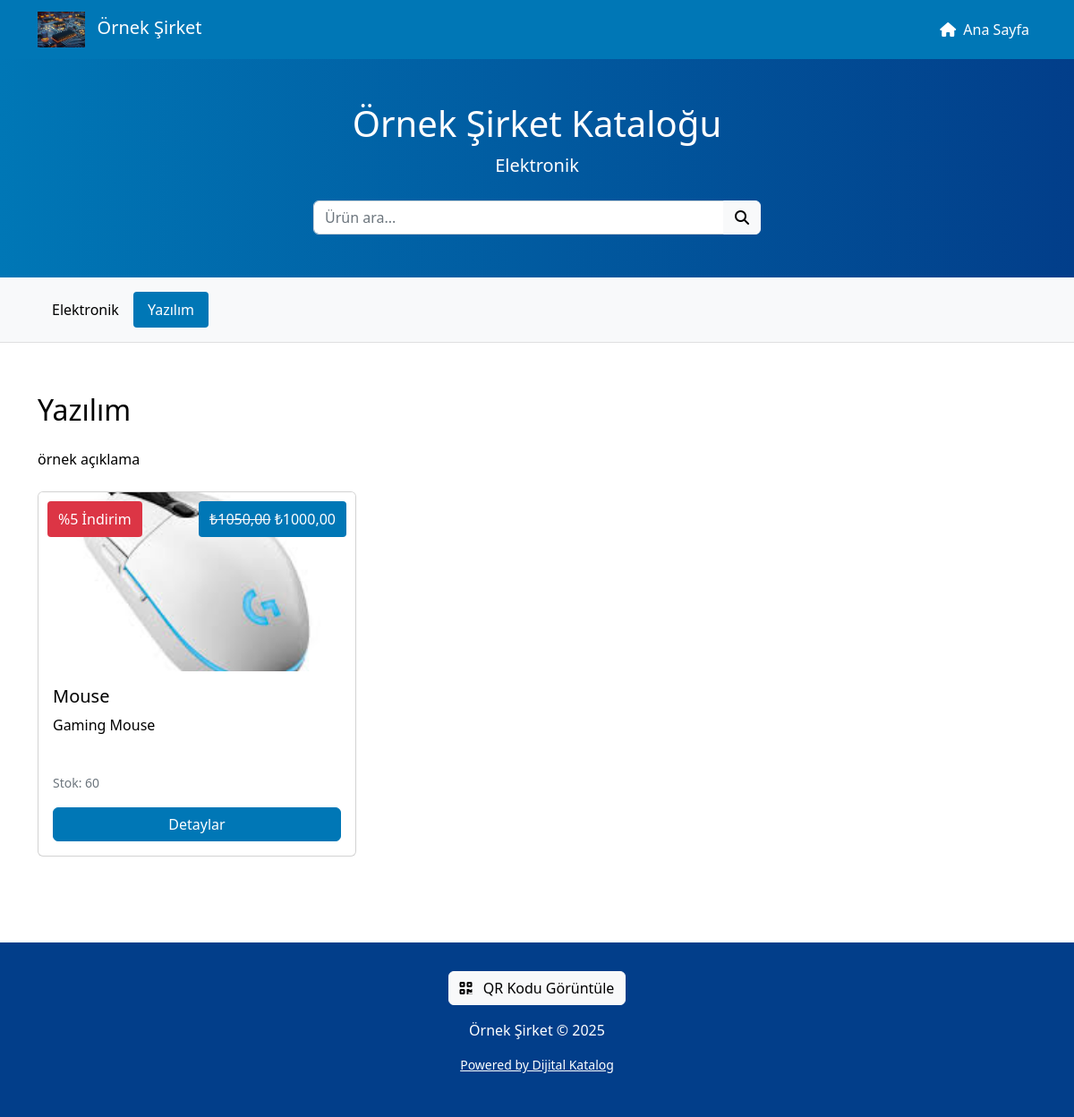
Page /catalog/ornek-sirket/?category=1 on the committed database.
### catalog/models.py (models this page shows, shortened)
class Company(models.Model):
    user = models.OneToOneField(User, on_delete=models.CASCADE, related_name="company", verbose_name="Kullanıcı")
    name = models.CharField(max_length=200, verbose_name="Firma Adı")
    sector = models.ForeignKey(Sector, on_delete=models.SET_NULL, null=True, related_name="companies", verbose_name="Sektör")
    logo = models.ImageField(upload_to="logos/", blank=True, null=True, verbose_name="Logo")
    slug = models.SlugField(unique=True, blank=True, verbose_name="Slug")
    phone = models.CharField(max_length=20, blank=True, verbose_name="Telefon")
    address = models.TextField(blank=True, verbose_name="Adres")
    description = models.TextField(blank=True, verbose_name="Açıklama")
    website = models.URLField(blank=True, verbose_name="Web Sitesi")
    primary_color = ColorField(default="#0077b6", verbose_name="Ana Renk")
    secondary_color = ColorField(default="#023e8a", verbose_name="İkincil Renk")
    text_color = ColorField(default="#000000", verbose_name="Metin Rengi")
    qr_code = models.ImageField(upload_to="qrcodes/", blank=True, null=True, verbose_name="QR Kod")
    created_at = models.DateTimeField(auto_now_add=True, verbose_name="Oluşturulma Tarihi")
    updated_at = models.DateTimeField(auto_now=True, verbose_name="Güncellenme Tarihi")
    class Meta:
        verbose_name = "Firma"
        verbose_name_plural = "Firmalar"

class Sector(models.Model):
    name = models.CharField(max_length=100, verbose_name="Sektör Adı")
    class Meta:
        verbose_name = "Sektör"
        verbose_name_plural = "Sektörler"

class Category(models.Model):
    company = models.ForeignKey(Company, on_delete=models.CASCADE, related_name="categories", verbose_name="Firma")
    name = models.CharField(max_length=100, verbose_name="Kategori Adı")
    description = models.TextField(blank=True, verbose_name="Açıklama")
    image = models.ImageField(upload_to="categories/", blank=True, null=True, verbose_name="Resim")
    order = models.PositiveIntegerField(default=0, verbose_name="Sıralama")
    class Meta:
        verbose_name = "Kategori"
        verbose_name_plural = "Kategoriler"
        ordering = ["order", "name"]

class Product(models.Model):
    category = models.ForeignKey(Category, on_delete=models.CASCADE, related_name="products", verbose_name="Kategori")
    name = models.CharField(max_length=200, verbose_name="Ürün Adı")
    description = models.TextField(blank=True, verbose_name="Açıklama")
    price = models.DecimalField(max_digits=10, decimal_places=2, blank=True, null=True, verbose_name="Fiyat")
    show_price = models.BooleanField(default=True, verbose_name="Fiyat Göster")
    discount_price = models.DecimalField(max_digits=10, decimal_places=2, blank=True, null=True, verbose_name="İndirimli Fiyat")
    stock = models.PositiveIntegerField(default=0, blank=True, null=True, verbose_name="Stok")
    show_stock = models.BooleanField(default=False, verbose_name="Stok Göster")
    order = models.PositiveIntegerField(default=0, verbose_name="Sıralama")
    featured = models.BooleanField(default=False, verbose_name="Öne Çıkan")
    created_at = models.DateTimeField(auto_now_add=True, verbose_name="Oluşturulma Tarihi")
    updated_at = models.DateTimeField(auto_now=True, verbose_name="Güncellenme Tarihi")
    class Meta:
        verbose_name = "Ürün"
        verbose_name_plural = "Ürünler"
        ordering = ["order", "name"]

class ProductImage(models.Model):
    product = models.ForeignKey(Product, on_delete=models.CASCADE, related_name="images", verbose_name="Ürün")
    image = models.ImageField(upload_to="products/", verbose_name="Resim")
    is_primary = models.BooleanField(default=False, verbose_name="Ana Resim")
    order = models.PositiveIntegerField(default=0, verbose_name="Sıralama")
    class Meta:
        verbose_name = "Ürün Resmi"
        verbose_name_plural = "Ürün Resimleri"
        ordering = ["order"]

### catalog/views.py (the view, shortened to what this page needs)
# urls.py: path('catalog/<slug:slug>/', views.company_catalog_view, name='company_catalog'),
def company_catalog_view(request, slug):
    company = get_object_or_404(Company, slug=slug)
    categories = company.categories.all()
    if hasattr(request, 'visitor'):
        track_catalog_visit(company, request.visitor)
    selected_category = request.GET.get('category', None)
    if selected_category:
        category = get_object_or_404(Category, id=selected_category, company=company)
        products = category.products.all()
        if hasattr(request, 'visitor'):
            track_category_view(category, request.visitor)
    context = {
        'company': company,
        'categories': categories,
        'selected_category': category,
        'products': products,
    }
    return render(request, 'catalog/company_catalog.html', context)

### catalog/templatetags/catalog_extras.py (called while the page is built)
@register.filter
def subtract(value, arg):
    try:
        return float(value) - float(arg)
    except (ValueError, TypeError):
        return 0

@register.filter
def absolute(value):
    try:
        return abs(float(value))
    except (ValueError, TypeError):
        return 0

@register.filter
def divide(value, arg):
    try:
        return float(value) / float(arg)
    except (ValueError, TypeError, ZeroDivisionError):
        return 0

@register.filter
def multiply(value, arg):
    try:
        return float(value) * float(arg)
    except (ValueError, TypeError):
        return 0

@register.filter
def float_val(value):
    try:
        return float(value)
    except (ValueError, TypeError):
        return 0

### catalog/utils.py (called while the page is built)
def track_catalog_visit(company, visitor):
    return CatalogVisit.objects.create(company=company, visitor=visitor)

def track_category_view(category, visitor):
    return CategoryView.objects.create(category=category, visitor=visitor)

### templates/catalog/company_catalog.html (shortened to what this page needs)
<!DOCTYPE html>
{% load catalog_extras %}
<html lang="tr">
<head>
    <link href="https://cdn.jsdelivr.net/npm/bootstrap@5.2.3/dist/css/bootstrap.min.css" rel="stylesheet">
    <link rel="stylesheet" href="https://cdnjs.cloudflare.com/ajax/libs/font-awesome/6.4.0/css/all.min.css">
</head>
<body>
    <header>
        <nav class="navbar navbar-expand-lg navbar-dark">
            <div class="container">
                <a class="navbar-brand" href="#">
                    {% if company.logo %}
                        <img src="{{ company.logo.url }}" alt="{{ company.name }}" height="40" class="me-2">
                    {% else %}
                        <i class="fas fa-store me-2"></i>
                    {% endif %}
                    {{ company.name }}
                </a>
                <div class="collapse navbar-collapse" id="navbarNav">
                    <ul class="navbar-nav ms-auto">
                        <li class="nav-item">
                            <a class="nav-link" href="{% url 'catalog:home' %}">
                                <i class="fas fa-home me-1"></i> Ana Sayfa
                            </a>
                        </li>
                    </ul>
                </div>
            </div>
        </nav>
        <div class="hero-section">
            <div class="container text-center">
                <h1>{{ company.name }} Kataloğu</h1>
                {% if company.sector %}
                    <p class="lead">{{ company.sector.name }}</p>
                {% endif %}
                <form action="{% url 'catalog:search_products' company.slug %}" method="get" class="mt-4 search-form">
                    <div class="input-group">
                        <input type="text" name="q" class="form-control" placeholder="Ürün ara...">
                        <button type="submit" class="btn btn-light">
                            <i class="fas fa-search"></i>
                        </button>
                    </div>
                </form>
            </div>
        </div>
    </header>
    {% if categories %}
        <div class="category-nav">
            <div class="container">
                <div class="d-flex flex-wrap overflow-auto">
                    {% for category in categories %}
                        <a href="?category={{ category.id }}" class="nav-link {% if selected_category.id == category.id %}active{% endif %}">
                            {{ category.name }}
                        </a>
                    {% endfor %}
                </div>
            </div>
        </div>
    {% endif %}
    <main class="container py-4">
        {% if selected_category %}
            <h2 class="mb-4">{{ selected_category.name }}</h2>
            {% if selected_category.description %}
                <p class="mb-4">{{ selected_category.description }}</p>
            {% endif %}
            {% if products %}
                <div class="row">
                    {% for product in products %}
                        <div class="col-md-4 col-sm-6 mb-4">
                            <div class="card h-100 position-relative">
                                {% if product.show_price and product.price %}
                                    <div class="badge-price">
                                        {% if product.discount_price %}
                                            <del class="text-light">₺{{ product.price }}</del> ₺{{ product.discount_price }}
                                        {% else %}
                                            ₺{{ product.price }}
                                        {% endif %}
                                    </div>
                                {% endif %}
                                {% if product.discount_price %}
                                    <div class="badge-discount">
                                        {% with discount=product.price|floatformat:2|slugify|float_val %}
                                        {% with discount_price=product.discount_price|floatformat:2|slugify|float_val %}
                                        {% with percentage=discount_price|subtract:discount|absolute|divide:discount|multiply:100|floatformat:0 %}
                                            %{{ percentage }} İndirim
                                        {% endwith %}
                                        {% endwith %}
                                        {% endwith %}
                                    </div>
                                {% endif %}
                                {% with primary_image=product.images.filter.first %}
                                    {% if primary_image %}
                                        <img src="{{ primary_image.image.url }}" alt="{{ product.name }}" class="card-img-top product-img">
                                    {% else %}
                                        <div class="bg-light d-flex justify-content-center align-items-center" style="height: 200px;">
                                            <i class="fas fa-image fa-3x text-muted"></i>
                                        </div>
                                    {% endif %}
                                {% endwith %}
                                <div class="card-body d-flex flex-column">
                                    <h5 class="card-title">{{ product.name }}</h5>
                                    {% if product.description %}
                                        <p class="card-text flex-grow-1">{{ product.description|truncatewords:15 }}</p>
                                    {% endif %}
                                    {% if product.show_stock and product.stock %}
                                        <p class="card-text">
                                            <small class="text-muted">Stok: {{ product.stock }}</small>
                                        </p>
                                    {% endif %}
                                    <a href="{% url 'catalog:product_detail' company.slug product.id %}" class="btn btn-primary mt-auto">
                                        Detaylar
                                    </a>
                                </div>
                            </div>
                        </div>
                    {% endfor %}
                </div>
            {% else %}
                <div class="alert alert-info">
                    Bu kategoride henüz ürün bulunmamaktadır.
                </div>
            {% endif %}
        {% else %}
            <div class="alert alert-warning">
                Henüz kategori bulunmamaktadır.
            </div>
        {% endif %}
    </main>
    <footer class="footer">
        <div class="container text-center">
            <div class="mb-3">
                <a href="{% url 'catalog:generate_qr' company.slug %}" target="_blank" class="btn btn-light">
                    <i class="fas fa-qrcode me-2"></i> QR Kodu Görüntüle
                </a>
            </div>
            <p>{{ company.name }} &copy; {% now "Y" %}</p>
            <p class="small">
                <a href="{% url 'catalog:home' %}" class="text-white">Powered by Dijital Katalog</a>
            </p>
        </div>
    </footer>
</body>
</html>

### rows in the picture
Company: logo (picture), name "Örnek Şirket", sector.name "Elektronik"
Category: name "Elektronik"
Category: name "Yazılım", description "örnek açıklama"
Product: price "1050,00", discount_price "1000,00", percentage "5", images.filter.first.image (picture), name "Mouse", description "Gaming Mouse", stock "60"
